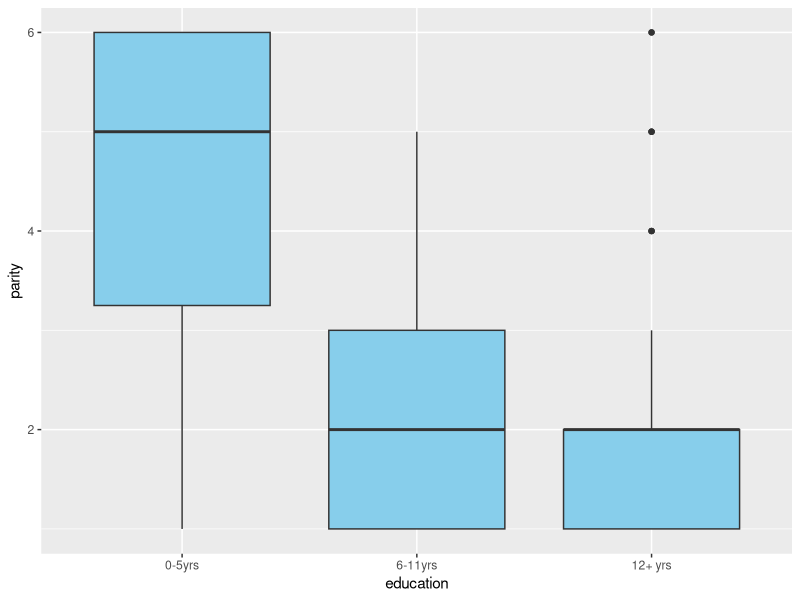

This figure's R source:
## ---- chunk 1
knitr::opts_chunk$set(echo = TRUE)
## ---- chunk 2

dim(ChickWeight) 

# Al extraer el tipo de variable con srt, vemos que hemos de cambiar varias variables y recodificarlo como factor para así poder trabajar bien con estos datos para plasmarlos en un gráfico.

## ---- chunk 3

library(knitr)

data("ChickenWeight")

infertilidad6 <- infert[infert$education == "6-11yrs",]
infertilidad3 <- infertilidad6[infertilidad6$parity == 3,]

kable(infertilidad3
      , caption = "Extracto de la tabla `infert` generada con `kable()`"
      , align = c('c', 'c', 'c', 'c', 'c', 'c', 'c', 'c')
      , col.names = c("Educación","Edad","Partos","Prev_Inducido","Caso","Prev_Espontáneo","Estrato","Estrato agrupado")
      , row.names = TRUE
      , digits = 1
      , format.args = list( decimal.mark = ",")
)


## ---- chunk 4
nrow(ChickWeight)
## ---- chunk 5
library(ggplot2)
ggplot(infert, 
       aes(x = education, y = parity, col= induced + spontaneous)) +
       geom_boxplot(fill = "skyblue")
